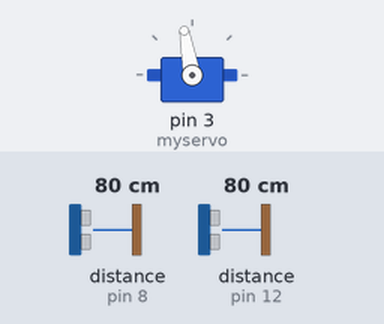
Bench run of a sketch on a simulated Arduino Uno, built with avr-gcc and run on an emulated ATmega328P. Parts: servo. Wiring (inferred from the names in the program): 2 × ultrasonic range finder: trigger pin 7, echo pin 8 / trigger pin 13, echo pin 12. Inputs (shaded band) come from the test bench; at power-on: distance to the obstacle (sensors on pin 12, pin 8) 80 cm. The echo pulse lasts 58.3 µs per cm; what the sketch prints to the serial monitor is not drawn.

Above: at 1.2 s.
1.3 s: distance to the obstacle (sensor on pin 12) set to 2 cm
4.3 s: distance to the obstacle (sensor on pin 8) set to 4 cm
7.3 s: distance to the obstacle (sensor on pin 8) set to 35 cm
At 9.3 s:
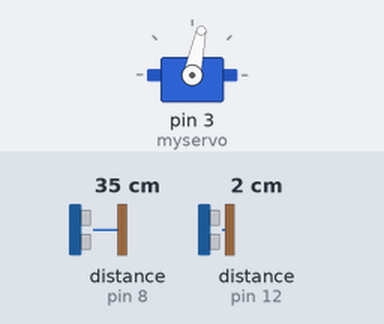
9.8 s: distance to the obstacle (sensor on pin 12) set to 18 cm
At 11.3 s:
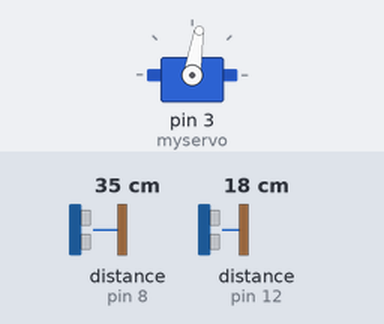
11.7 s: distance to the obstacle (sensor on pin 8) set to 2 cm
At 13.4 s:
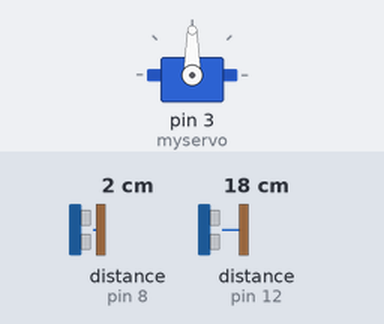
13.9 s: distance to the obstacle (sensor on pin 8) set to 28 cm
Timing chart, 0 to 17.4 s (numbered marks = the images above; inputs shaded):
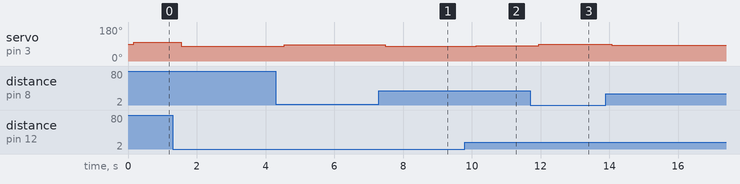

Measured:
- after the input at 7.3 s, servo on pin 3 (myservo): 87° → 79° after 0.19 s, → 78° 0.82 s later
- after the input at 9.8 s, servo on pin 3 (myservo): 78° → 82° after 0.33 s, → 81° 0.17 s later
- after the input at 11.7 s, servo on pin 3 (myservo): 81° → 89° after 0.25 s, → 90° 0.49 s later
- by itself, servo on pin 3 (myservo): repeats every 0.49 s: 87° 0.16 s, 86° 0.33 s

The sketch:

BeamBalance.ino
```cpp
#include <Servo.h>

#define sensorIR 15
Servo myservo;  // Creates a servo object
volatile float inches;
double TOTAL_LENGTH = 45;
double servoHorizontal = 87;
//global variables
double pos;
int right_echo_pin = 12;
int right_trigger_pin = 13;

int left_echo_pin = 8;
int left_trigger_pin = 7;

double distanceFromLeft=0;  //in inches
double distanceFromRight=0; //in inches

double oldRight = TOTAL_LENGTH;
double oldLeft = 0;

int acceptableError = 10;

double currentAngle;
int servorange = 19; //(max of 14)
int servomid = 87;

double currentIntegral = 0;
double kP = 40;
double kI = 15;
double kD = -15;
double target=25;
double lasterror=0;
double cumError=0;
//i2c slave address AD0 pin 9 at b1101000 and b1101001
void setup(){
  Serial.begin(9600);
  pinMode(right_echo_pin, INPUT);
  pinMode(right_trigger_pin, OUTPUT);
  pinMode(left_echo_pin, INPUT);
  pinMode(left_trigger_pin, OUTPUT);
  myservo.attach(3);  // Assigns data pin to your servo object, must be digital port
  currentAngle=myservo.read();

}

void loop() {

  //Distance will be from left ultrasonic sensor
  double error = getError();
  //if(isErroneous(error)){
  //myservo.write(87);
  //}else{
  if(error<0){
    //   error*=2;
  }
  if(error>0){
    //  error/=2;
  }
  double slope=error-lasterror;
  cumError=cumError+error*0.02;
  double correction = pid(error, cumError, slope, kP, kI, kD);
  // Serial.println("error: ");
  //Serial.println(error);
  //Serial.println("correction: ");
  //Serial.print(correction);
  //Serial.println("Servo position: ");
  //Serial.println(currentAngle);
  sketchyGraph(error);
  pos = getPos(currentAngle, correction);

  sketchyGraph(constrain((int)(servomid+pos),servomid-servorange,servomid+servorange)-servomid);

  Serial.println("");
  myservo.write(constrain((int)(servomid+pos),servomid-servorange,servomid+servorange));
  currentAngle=myservo.read();


}

double getPos(double oldPos, double correction){
  return correction*0.02;

}

double pid(double error, double integral, double derivative, double Kp, double Ki, double Kd) {
  return (error * Kp + integral * Ki + derivative * Kd);
}

double getError(){
  distanceFromRight= getRightDistance();
  distanceFromLeft = getLeftDistance();
  // Serial.print("Distance from Left: ");
  //Serial.print(distanceFromLeft);
  //Serial.print("  Distance from Right: ");
  //Serial.println(distanceFromRight);
  if(isErroneous(distanceFromRight)&&isErroneous(distanceFromLeft)) {
    // Serial.print("Both error flag: ");
    return target -(oldLeft+(TOTAL_LENGTH-oldRight))/2;
  }
  else if(isErroneous(distanceFromRight)&&!isErroneous(distanceFromLeft)){
    //Serial.print("Right error flag: ");
    oldLeft=distanceFromLeft;
    return target - distanceFromLeft;
  }
  else if(!isErroneous(distanceFromRight)&&isErroneous(distanceFromLeft)){
    //Serial.print("Left error flag: ");
    oldRight=distanceFromRight;
    return target-(TOTAL_LENGTH-distanceFromRight);
  }
  oldLeft=distanceFromLeft;
  oldRight=distanceFromRight;

  return target-(distanceFromLeft+(TOTAL_LENGTH-distanceFromRight))/2;
}

void sketchyGraph(int val){
  if(val < 0){
    val = val* -1;
    for(int i = 30; i > val; i--){
      Serial.print(" ");
    }
    for(int i = val; i > 0; i--){
      Serial.print("|");
    }
    Serial.print("0");
    for(int i = 30; i > 0; i--){
      Serial.print(" ");
    }
  }
  else{

    for(int i = 30; i > 0; i--){
      Serial.print(" ");
    }
    Serial.print("0");
    for(int i = 0; i < val; i++){
      Serial.print("|");
    }
    for(int i = val; i < 30; i++){
      Serial.print(" ");
    }
  }
}

boolean isErroneous(double number){
  return (abs(number)>TOTAL_LENGTH);
}
double getLeftDistance(){
  double left_ping_microseconds = ping(left_trigger_pin, left_echo_pin);
  double left_distance = ping_to_cm(left_ping_microseconds);
  return left_distance;
}


double ping_to_cm(int ping_microseconds){
  double sound_cm_per_microsecond_at_sea_level = 0.034029;
  return ping_microseconds * sound_cm_per_microsecond_at_sea_level / 2;
}

double getRightDistance(){
  double right_ping_microseconds = ping(right_trigger_pin, right_echo_pin);
  double right_distance = ping_to_cm(right_ping_microseconds);
  return right_distance;
}

int ping(int trigger, int echo){
  int ping_time = 0;
  // turn off trigger
  off(trigger);
  delayMicroseconds(2);
  // turn on the trigger and leave it on long enough for the
  // sonar sensor to notice
  on(trigger);
  delayMicroseconds(10);
  off(trigger);
  ping_time = pulseIn(echo, HIGH);
  if(ping_time <= 0){
    ping_time = 3000;
  }

  // sonar needs some time to recover before pinging again,
  // so make sure it gets enough sleep right here.  50 milliseconds
  delay(50);
  return ping_time;
}

void on(int pin){
  digitalWrite(pin, HIGH);
}

void off(int pin){
  digitalWrite(pin, LOW);
}
```
